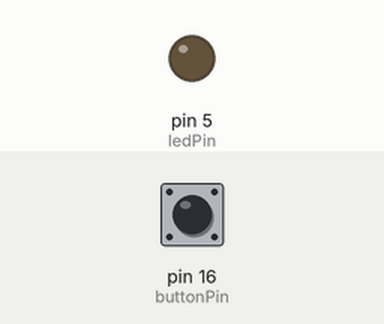
This sketch was run on a simulated Arduino Uno, built with avr-gcc and run on an emulated ATmega328P. Parts: output pins drawn as LEDs (lit = HIGH). Dashed ring = blinking. The inputs (shaded band) are chosen by the test bench; at power-on: pin 16 (buttonPin) HIGH.

Above: at 1.2 s.
1.3 s: pin 16 (buttonPin) pulled LOW for 0.15 s
At 1.55 s:
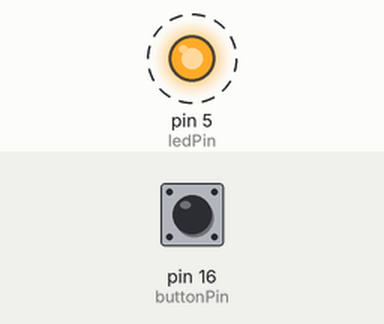
Timing chart, 0 to 10.3 s (numbered marks = the images above; inputs shaded):
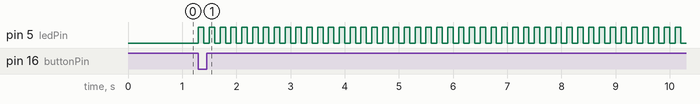

Measured:
- after the input at 1.3 s, pin 5 (ledPin): alternates HIGH for 0.10 s and LOW for 0.10 s, starting at once

The sketch:

morse.ino
```cpp
#define ledPin 5
#define buttonPin 16

int mode = 0;
bool lastButton = HIGH;

void blink(int onTime, int offTime, int count) {
  for (int i = 0; i < count; i++) {
    digitalWrite(ledPin, HIGH);
    delay(onTime);
    digitalWrite(ledPin, LOW);
    delay(offTime);
  }
}

void setup() {
  pinMode(buttonPin, INPUT);
  pinMode(ledPin, OUTPUT);
}

void loop() {
  bool current = digitalRead(buttonPin);

  if (lastButton == HIGH && current == LOW) {
    mode++;
    if (mode > 3) mode = 0;
  }

  lastButton = current;

  switch (mode) {

    case 0:
      digitalWrite(ledPin, LOW);
      break;

    case 1:
      blink(100,100,1);
      break;

    case 2:
      blink(100,100,3);
      break;

    case 3:
      blink(500,200,1);
      break;
  }
}
```
